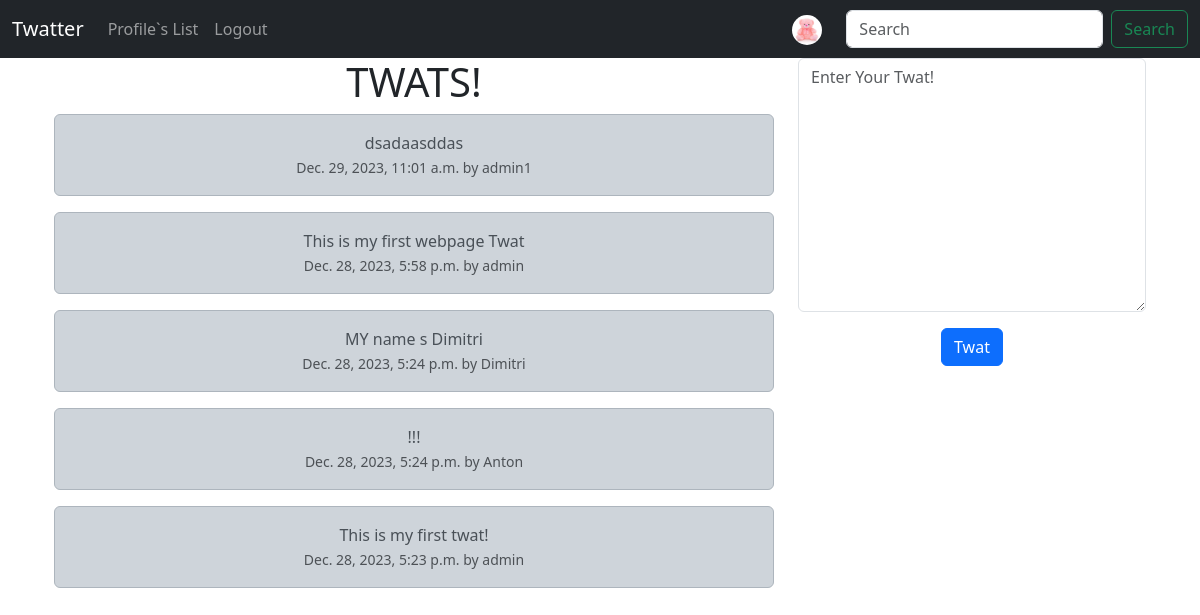
/ (signed in), run on the app's committed database.
### twat/models.py (models this page shows, shortened)
class Profile(models.Model):
    user = models.OneToOneField(User, on_delete=models.CASCADE)
    bio = models.TextField(max_length=500, blank=True)
    follows = models.ManyToManyField(
        "self", symmetrical=False, related_name="followers", blank=True
    )
    date_modified = models.DateTimeField(User, auto_now=True)
    profile_image = models.ImageField(
        null=True, blank=True, upload_to="static/images/profile-image/"
    )

class Twat(models.Model):
    user = models.ForeignKey(User, on_delete=models.DO_NOTHING, related_name="twats")
    content = models.TextField(max_length=140)
    date_posted = models.DateTimeField(auto_now_add=True)
    likes = models.ManyToManyField(User, related_name="twat_like", blank=True)

### twat/views.py (the view, shortened to what this page needs)
# urls.py: path("", views.index, name="index"),
def index(request):
    if request.user.is_authenticated:
        form = Twat_Form(request.POST or None)
        twats = Twat.objects.all().order_by("-date_posted")
        context = {"twats": twats, "form": form}
        return render(request, "twat/index.html", context)
    else:
        twats = Twat.objects.all().order_by("-date_posted")
        context = {"twats": twats}
        return render(request, "twat/index.html", context)

### twat/forms.py
class Twat_Form(forms.ModelForm):
    content = forms.CharField(
        widget=forms.widgets.Textarea(
            attrs={"placeholder": "Enter Your Twat!", "class": "form-control"}
        ),
        required=True,
        label="",
    )
    class Meta:
        model = Twat
        exclude = (
            "user",
            "likes",
        )

### templates/twat/index.html (shortened to what this page needs)
{% extends "partials/base.html" %}
{% block content %}
<div class="container text-center">
    <div class="row">
        <div class="col-8">
            <h1>TWATS!</h1>
            {% for twat in twats%}
            <div class="alert alert-dark" role="alert">
                {{ twat.content }}
                <br>
                <small class="text-muted">{{ twat.date_posted}} by {{ twat.user.username }}</small>
                <br>
            </div>
            {% endfor%}
        </div>
        <div class="col-4">
            {% if form %}
                <form action="" method="POST">
                    {{ form.as_p }}
                    <button type="submit" class="btn btn-primary">Twat</button>
                </form>
            {% endif %}
        </div>
    </div>
</div>
{% endblock content %}

### templates/partials/navbar.html (shortened to what this page needs)
{% load static %}
<nav class="navbar navbar-expand-lg navbar-dark bg-dark">
    <div class="container-fluid">
      <a class="navbar-brand" href="{% url 'twat:index'%}">Twatter</a>
      <div class="collapse navbar-collapse" id="navbarSupportedContent">
        <ul class="navbar-nav me-auto mb-2 mb-lg-0">
          <li class="nav-item">
            <a class="nav-link" href="{% url 'twat:profile_list'%}">Profile`s List</a>
          </li>
          {% if request.user.is_authenticated %}
            <li class="nav-item">
              <a class="nav-link" href="{% url 'registration:logout' %}">Logout</a>
            </li>
          {% endif %}
        </ul>
        {% if request.user.is_authenticated%}
        {% if user.profile.profile_image %}
          <ul class="navbar-nav ml-auto">
            <li class="nav-link navbar-brand">
                <a href="{% url 'twat:profile' request.user.id%}"><img src="{{user.profile.profile_image.url}}" width=30 height=30 class="rounded-circle" alt="{{profile.user.username}}"></a>
                {% else %}
                <img src="{% static 'images/profile-image/profile.webp' %}" width=30 height=30 class="rounded-circle" alt="Profile image">
              {% endif %}
              </li>
          </ul>
        {% endif%}
        <form class="d-flex" role="search">
          <input class="form-control me-2" type="search" placeholder="Search" aria-label="Search">
          <button class="btn btn-outline-success" type="submit">Search</button>
        </form>
      </div>
    </div>
  </nav>

### data on the page
Twat: content "dsadaasddas", date_posted "Dec. 29, 2023, 11:01 a.m.", user.username "admin1"
Twat: content "This is my first webpage Twat", date_posted "Dec. 28, 2023, 5:58 p.m.", user.username "admin"
Twat: content "MY name s Dimitri", date_posted "Dec. 28, 2023, 5:24 p.m.", user.username "Dimitri"
Twat: content "!!!", date_posted "Dec. 28, 2023, 5:24 p.m.", user.username "Anton"
Twat: content "This is my first twat!", date_posted "Dec. 28, 2023, 5:23 p.m.", user.username "admin"
